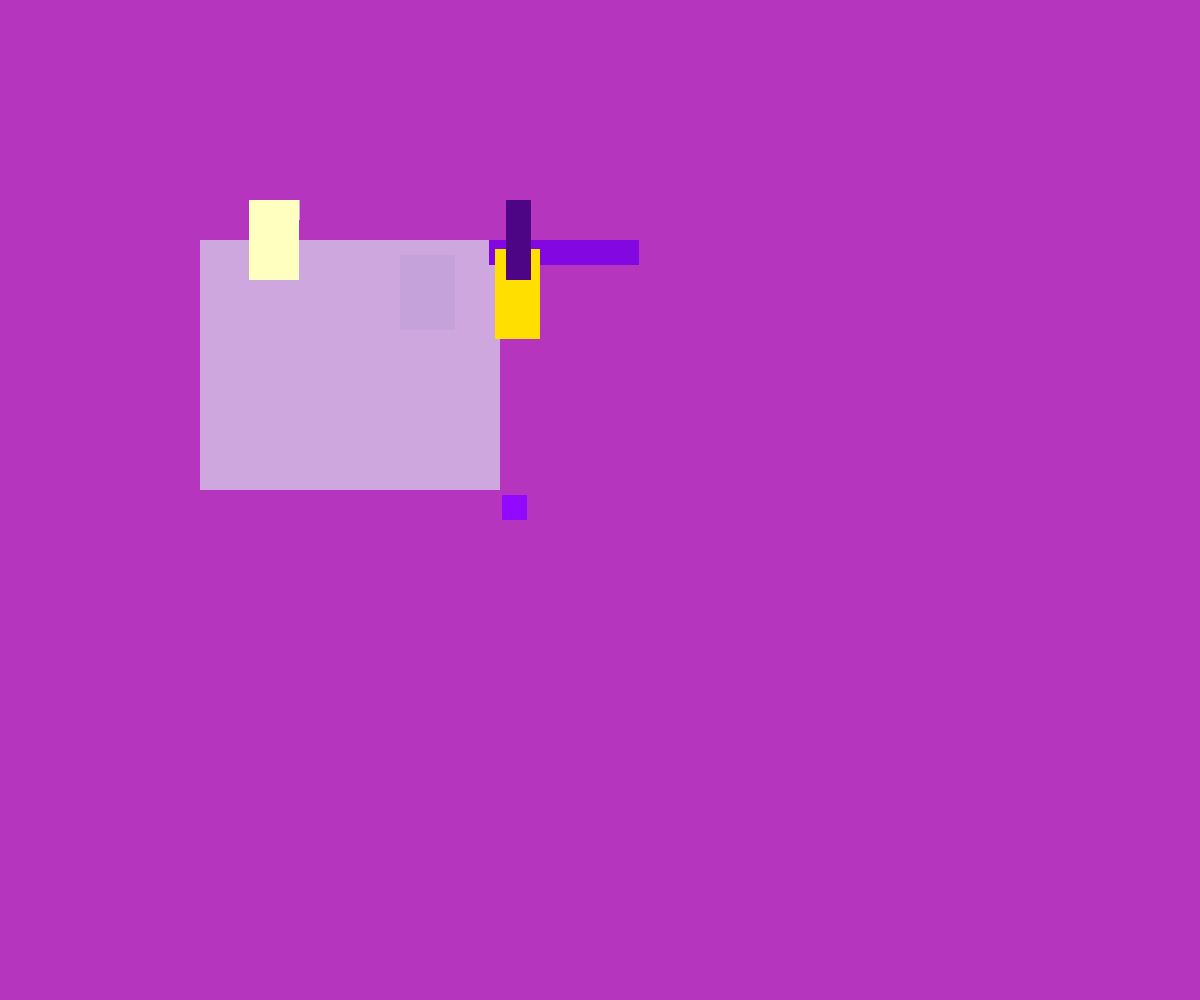
Frame 1 (no input)
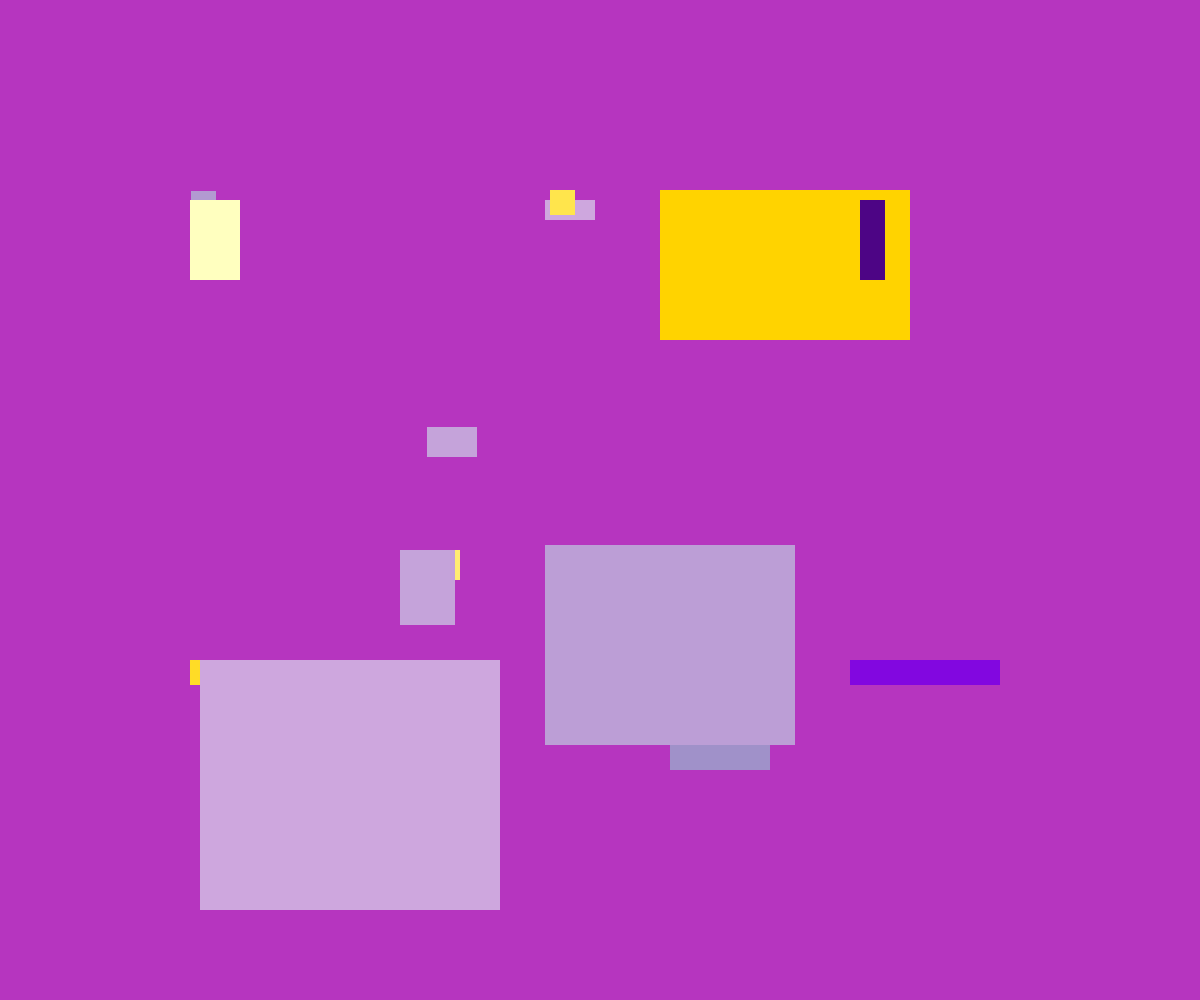
Frame 60 (no input)
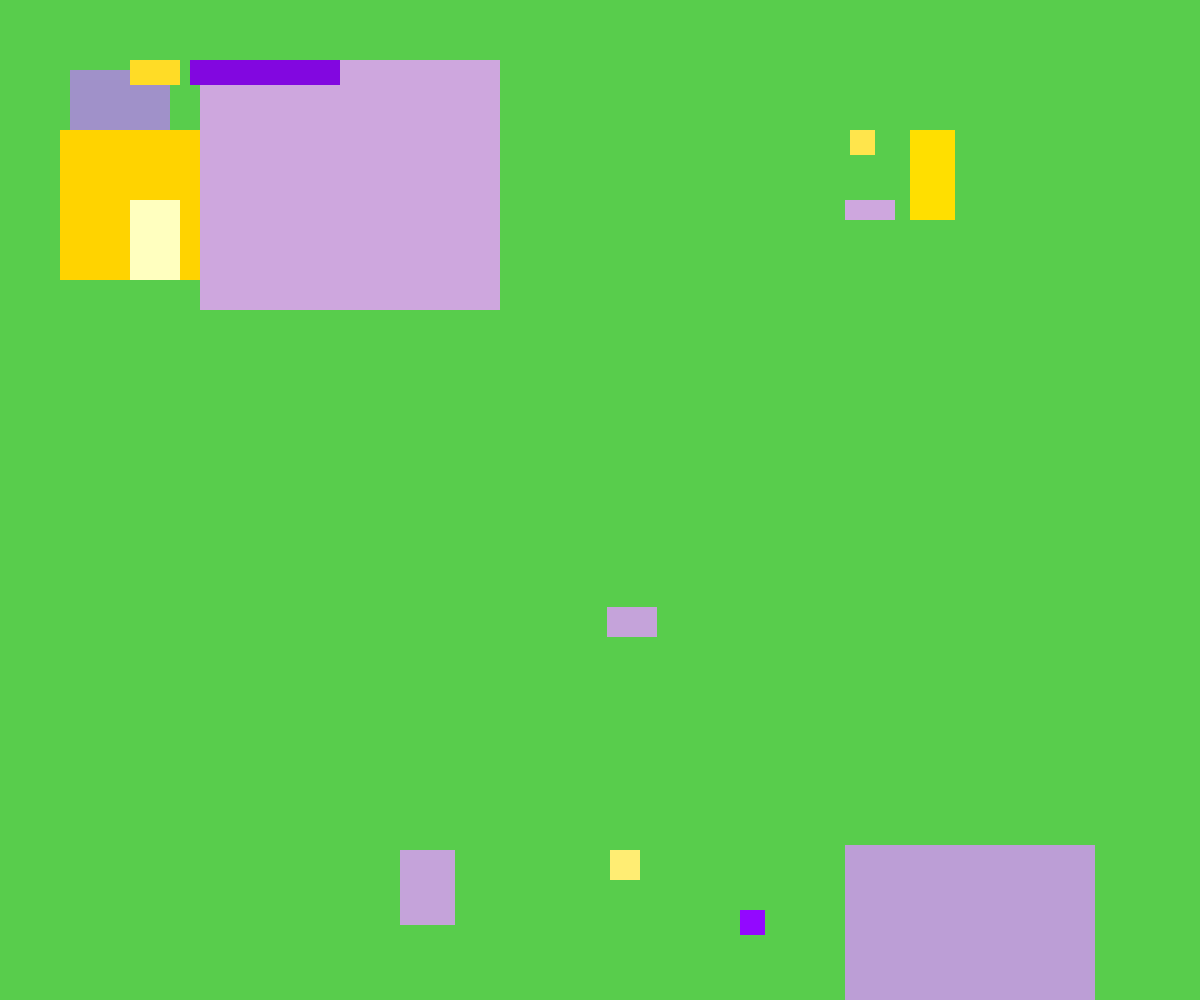
Frame 120 (the mouse pressed at the canvas centre since frame 60)

The p5.js sketch that drew these frames (run headless with seeded random() and noise() and a simulated clock; from frame 60 on, the mouse is pressed at the canvas centre):

// p5.js sketch
// ── sketch.js
//variables

var a;
var b;
var c;
var d;
var e;

//for random colors
var bgColor;

function setup() {
  createCanvas(windowWidth, windowHeight);
  noStroke();


bgColor= color( random(255), random(255), random(255) );

  //for rectangle positions
   a = height / 4;
   b = height / 4;
   c = height / 4;
   d = height / 4;
  
   e = 200;

   window.alert('Press mouse on screen to randomly change background color!');
}
 


function draw() {
  background(bgColor);



  //Purple colors 1
  
  //blue bell
  noStroke();
  fill(160, 145, 201);
  rect(a, a, 100, 100);
  
  //light pastel purple
  noStroke();
  fill(178, 154, 209);
  rect(b, b, 25, 25);
  
  //lenurple
  noStroke();
  fill(188, 158, 214);
  rect(c, c, 250, 200);
  
  //westeria
  noStroke();
  fill(197, 163, 218);
  rect(d, d, 50, 30);
  
  //tropical violet
  noStroke();
  fill(206, 167, 222);
  rect(c, e, 50, 20);
  
  // for x and y  and random postions
  
  a = a - 10;
  if (a < 0) {
    a = height;
  }
  
  b = b - 1;
  if (b < 0) {
    b = height;
  }
  
  c = c + 5; 
    if (c < 0) {
      c = height;
  }
  
  d = d + 3;
  if (d < 0) {
    d = height;
  }


  
  //Yellow Color 1
  
  
  //cyber yellow
  noStroke();
  fill(255, 211, 0);
  rect(a, b, 250, 150);
  
  //banana yellow
  noStroke();
  fill(255, 220, 38);
  rect(b, a, 50, 25);
  
  //gargoyle Gas
  noStroke();
  fill(255, 229, 76);
  rect(c, b, 25, 25);
  
  //shandy
  noStroke();
  fill(255, 237, 115);
  rect(d, c, 30, 30);
  
  //pastel yellow
  noStroke();
  fill(206, 167, 222);
  rect(e, a, 300, 250);
  
  //very pale yellow
  noStroke();
  fill(255, 255, 191);
  rect(b, e, 50, 80);
  
   
  //mix of purple and yellow colors 
  
  //french violet
  noStroke();
  fill(130, 7, 224);
  rect(b + a, a, 150, 25);
  
  //golden yellow
  noStroke();
  fill(255, 223, 0);
  rect(c + a, b, 45, 90);
  
  //indigo
  noStroke();
  fill(77, 5, 133);
  rect(d + d, e, 25, 80);
  
  //golden road
  noStroke();
  fill(197, 163, 218);
  rect(e + e, c, 55, 75);
  
  //electric violet
  noStroke();
  fill(147, 8, 255);
  rect(b + d, a + c , 25, 25);


}

function mousePressed(){
//Generates random colors in rgb

  bgColor = color( random(255), random(255), random(255) );
   

}
